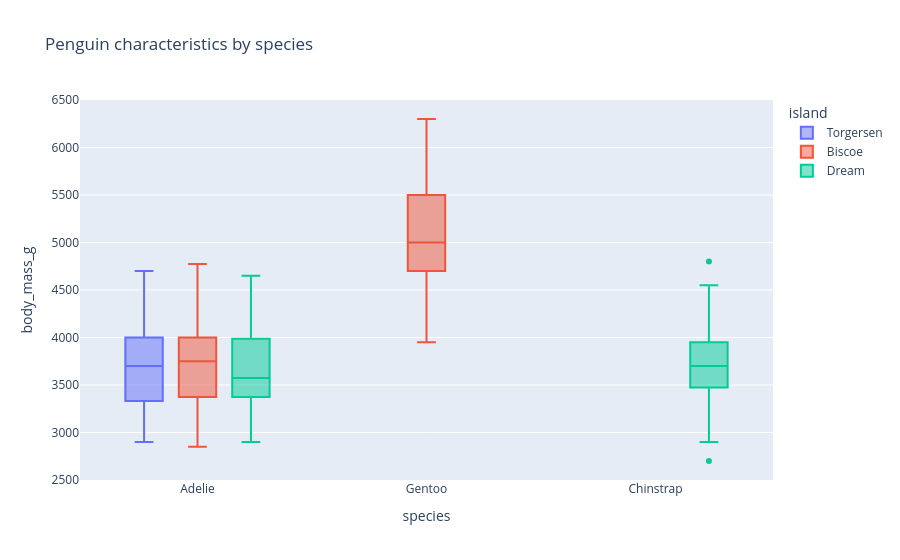

Notebook code for this chart:
### Code cell
import pandas as pd
import seaborn as sns
import plotly.express as px

p = sns.load_dataset('penguins')

fig = px.box(
    p,
    x='species',
    y='body_mass_g',
    color =  'island',
    hover_data=['sex','bill_length_mm','flipper_length_mm','body_mass_g'],
    title='Penguin characteristics by species',
)
fig.show()

### Figure 1 — Plotly figure (JSON) as saved in the notebook; plotly's stock layout.template omitted (floating-point values rounded to 4 significant figures; data arrays with more than 128 entries replaced by an {"elided": "..."} marker saying what was removed)
{"data": [{"alignmentgroup": "True", "customdata": {"elided": "52x3 mixed values"}, "hovertemplate": "island=Torgersen<br>species=%{x}<br>body_mass_g=%{y}<br>sex=%{customdata[0]}<br>bill_length_mm=%{customdata[1]}<br>flipper_length_mm=%{customdata[2]}<extra></extra>", "legendgroup": "Torgersen", "marker": {"color": "#636efa"}, "name": "Torgersen", "notched": false, "offsetgroup": "Torgersen", "orientation": "v", "showlegend": true, "type": "box", "x": ["Adelie", "Adelie", "Adelie", "Adelie", "Adelie", "Adelie", "Adelie", "Adelie", "Adelie", "Adelie", "Adelie", "Adelie", "Adelie", "Adelie", "Adelie", "Adelie", "Adelie", "Adelie", "Adelie", "Adelie", "Adelie", "Adelie", "Adelie", "Adelie", "Adelie", "Adelie", "Adelie", "Adelie", "Adelie", "Adelie", "Adelie", "Adelie", "Adelie", "Adelie", "Adelie", "Adelie", "Adelie", "Adelie", "Adelie", "Adelie", "Adelie", "Adelie", "Adelie", "Adelie", "Adelie", "Adelie", "Adelie", "Adelie", "Adelie", "Adelie", "Adelie", "Adelie"], "x0": " ", "xaxis": "x", "y": [3750.0, 3800.0, 3250.0, NaN, 3450.0, 3650.0, 3625.0, 4675.0, 3475.0, 4250.0, 3300.0, 3700.0, 3200.0, 3800.0, 4400.0, 3700.0, 3450.0, 4500.0, 3325.0, 4200.0, 3050.0, 4450.0, 3600.0, 3900.0, 3550.0, 4150.0, 3700.0, 4250.0, 3700.0, 3900.0, 3550.0, 4000.0, 3200.0, 4700.0, 3800.0, 4200.0, 2900.0, 3775.0, 3350.0, 3325.0, 3150.0, 3500.0, 3450.0, 3875.0, 3050.0, 4000.0, 3275.0, 4300.0, 3050.0, 4000.0, 3325.0, 3500.0], "y0": " ", "yaxis": "y"}, {"alignmentgroup": "True", "customdata": {"elided": "168x3 mixed values"}, "hovertemplate": "island=Biscoe<br>species=%{x}<br>body_mass_g=%{y}<br>sex=%{customdata[0]}<br>bill_length_mm=%{customdata[1]}<br>flipper_length_mm=%{customdata[2]}<extra></extra>", "legendgroup": "Biscoe", "marker": {"color": "#EF553B"}, "name": "Biscoe", "notched": false, "offsetgroup": "Biscoe", "orientation": "v", "showlegend": true, "type": "box", "x": {"elided": "168 str values"}, "x0": " ", "xaxis": "x", "y": {"elided": "168 float values"}, "y0": " ", "yaxis": "y"}, {"alignmentgroup": "True", "customdata": {"elided": "124x3 mixed values"}, "hovertemplate": "island=Dream<br>species=%{x}<br>body_mass_g=%{y}<br>sex=%{customdata[0]}<br>bill_length_mm=%{customdata[1]}<br>flipper_length_mm=%{customdata[2]}<extra></extra>", "legendgroup": "Dream", "marker": {"color": "#00cc96"}, "name": "Dream", "notched": false, "offsetgroup": "Dream", "orientation": "v", "showlegend": true, "type": "box", "x": ["Adelie", "Adelie", "Adelie", "Adelie", "Adelie", "Adelie", "Adelie", "Adelie", "Adelie", "Adelie", "Adelie", "Adelie", "Adelie", "Adelie", "Adelie", "Adelie", "Adelie", "Adelie", "Adelie", "Adelie", "Adelie", "Adelie", "Adelie", "Adelie", "Adelie", "Adelie", "Adelie", "Adelie", "Adelie", "Adelie", "Adelie", "Adelie", "Adelie", "Adelie", "Adelie", "Adelie", "Adelie", "Adelie", "Adelie", "Adelie", "Adelie", "Adelie", "Adelie", "Adelie", "Adelie", "Adelie", "Adelie", "Adelie", "Adelie", "Adelie", "Adelie", "Adelie", "Adelie", "Adelie", "Adelie", "Adelie", "Chinstrap", "Chinstrap", "Chinstrap", "Chinstrap", "Chinstrap", "Chinstrap", "Chinstrap", "Chinstrap", "Chinstrap", "Chinstrap", "Chinstrap", "Chinstrap", "Chinstrap", "Chinstrap", "Chinstrap", "Chinstrap", "Chinstrap", "Chinstrap", "Chinstrap", "Chinstrap", "Chinstrap", "Chinstrap", "Chinstrap", "Chinstrap", "Chinstrap", "Chinstrap", "Chinstrap", "Chinstrap", "Chinstrap", "Chinstrap", "Chinstrap", "Chinstrap", "Chinstrap", "Chinstrap", "Chinstrap", "Chinstrap", "Chinstrap", "Chinstrap", "Chinstrap", "Chinstrap", "Chinstrap", "Chinstrap", "Chinstrap", "Chinstrap", "Chinstrap", "Chinstrap", "Chinstrap", "Chinstrap", "Chinstrap", "Chinstrap", "Chinstrap", "Chinstrap", "Chinstrap", "Chinstrap", "Chinstrap", "Chinstrap", "Chinstrap", "Chinstrap", "Chinstrap", "Chinstrap", "Chinstrap", "Chinstrap", "Chinstrap", "Chinstrap", "Chinstrap", "Chinstrap", "Chinstrap", "Chinstrap"], "x0": " ", "xaxis": "x", "y": [3250.0, 3900.0, 3300.0, 3900.0, 3325.0, 4150.0, 3950.0, 3550.0, 3300.0, 4650.0, 3150.0, 3900.0, 3100.0, 4400.0, 3000.0, 4600.0, 3425.0, 2975.0, 3450.0, 4150.0, 3350.0, 3550.0, 3800.0, 3500.0, 3950.0, 3600.0, 3550.0, 4300.0, 3400.0, 4450.0, 3300.0, 4300.0, 3700.0, 4350.0, 2900.0, 4100.0, 3500.0, 4475.0, 3425.0, 3900.0, 3175.0, 3975.0, 3400.0, 4250.0, 3400.0, 3475.0, 3050.0, 3725.0, 3000.0, 3650.0, 4250.0, 3475.0, 3450.0, 3750.0, 3700.0, 4000.0, 3500.0, 3900.0, 3650.0, 3525.0, 3725.0, 3950.0, 3250.0, 3750.0, 4150.0, 3700.0, 3800.0, 3775.0, 3700.0, 4050.0, 3575.0, 4050.0, 3300.0, 3700.0, 3450.0, 4400.0, 3600.0, 3400.0, 2900.0, 3800.0, 3300.0, 4150.0, 3400.0, 3800.0, 3700.0, 4550.0, 3200.0, 4300.0, 3350.0, 4100.0, 3600.0, 3900.0, 3850.0, 4800.0, 2700.0, 4500.0, 3950.0, 3650.0, 3550.0, 3500.0, 3675.0, 4450.0, 3400.0, 4300.0, 3250.0, 3675.0, 3325.0, 3950.0, 3600.0, 4050.0, 3350.0, 3450.0, 3250.0, 4050.0, 3800.0, 3525.0, 3950.0, 3650.0, 3650.0, 4000.0, 3400.0, 3775.0, 4100.0, 3775.0], "y0": " ", "yaxis": "y"}], "layout": {"boxmode": "group", "legend": {"title": {"text": "island"}, "tracegroupgap": 0}, "title": {"text": "Penguin characteristics by species"}, "xaxis": {"anchor": "y", "domain": [0, 1], "title": {"text": "species"}}, "yaxis": {"anchor": "x", "domain": [0, 1], "title": {"text": "body_mass_g"}}}}
